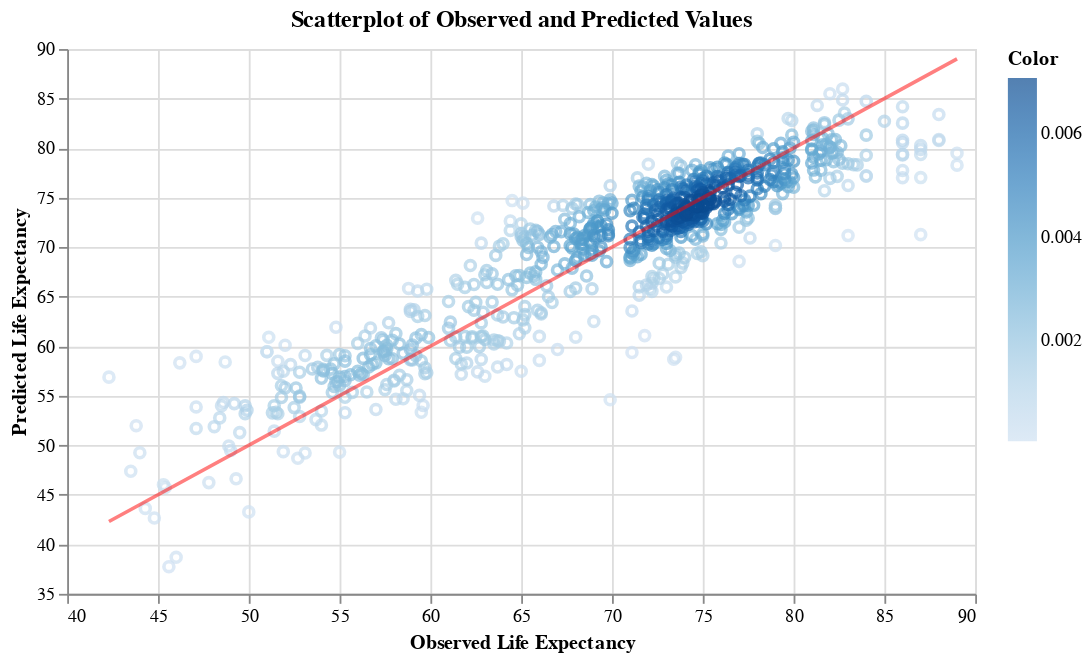

This figure's notebook cell:
### Markdown cell above
***Visualize Results***

### Code cell
# create graph
visualize(ols_pred)

### Figure 1 — Vega-Lite specification as saved in the notebook (floating-point values rounded to 4 significant figures; data arrays with more than 128 entries replaced by an {"elided": "..."} marker saying what was removed)
{"config": {"view": {"continuousWidth": 400, "continuousHeight": 300}}, "layer": [{"data": {"name": "data-2e414b9a1b30cf5d6b0a3ae2d4be7af2"}, "mark": "point", "encoding": {"color": {"type": "quantitative", "field": "Color", "scale": {"scheme": "blues"}}, "x": {"type": "quantitative", "field": "Observed", "scale": {"zero": false}}, "y": {"type": "quantitative", "field": "Predicted", "scale": {"zero": false}}}, "title": "Scatterplot of Observed and Predicted Values"}, {"data": {"name": "data-64b414a86a31beb6666686d928dbf5e3"}, "mark": {"type": "line", "color": "red", "opacity": 0.5}, "encoding": {"x": {"type": "quantitative", "field": "x", "scale": {"zero": false}, "title": "Observed Life Expectancy"}, "y": {"type": "quantitative", "field": "y", "scale": {"zero": false}, "title": "Predicted Life Expectancy"}}}], "height": 300, "width": 500, "$schema": "https://vega.github.io/schema/vega-lite/v4.8.1.json", "datasets": {"data-2e414b9a1b30cf5d6b0a3ae2d4be7af2": {"elided": "734 records"}, "data-64b414a86a31beb6666686d928dbf5e3": [{"x": 42.3, "y": 42.3}, {"x": 53.97, "y": 53.97}, {"x": 65.65, "y": 65.65}, {"x": 77.33, "y": 77.33}, {"x": 89.0, "y": 89.0}]}}
